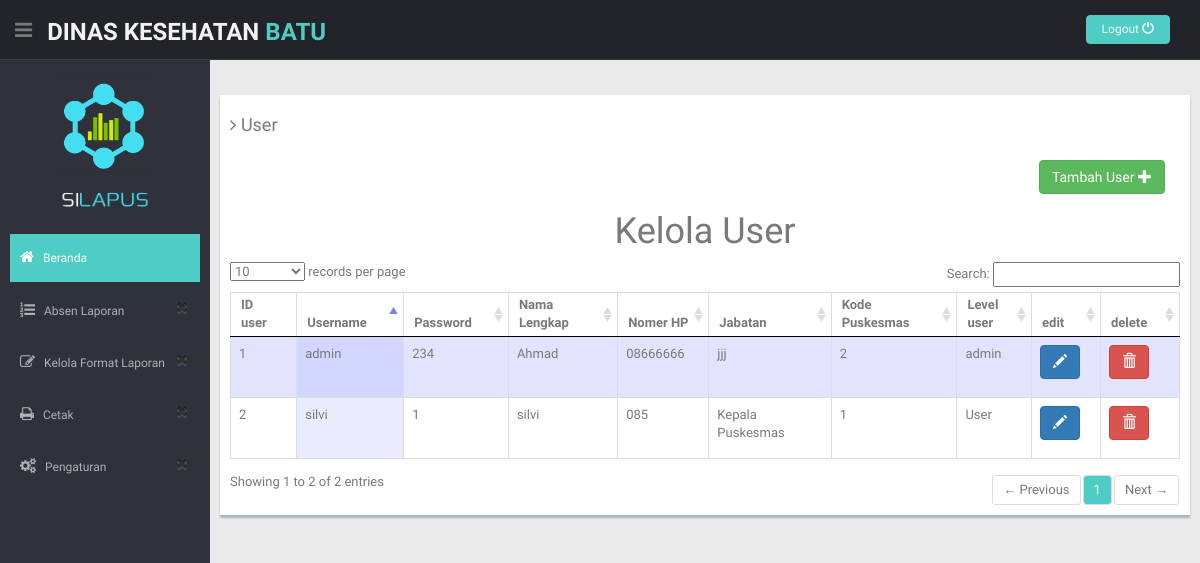
/index.php/Login/data, run on an earlier commit of the app's database.
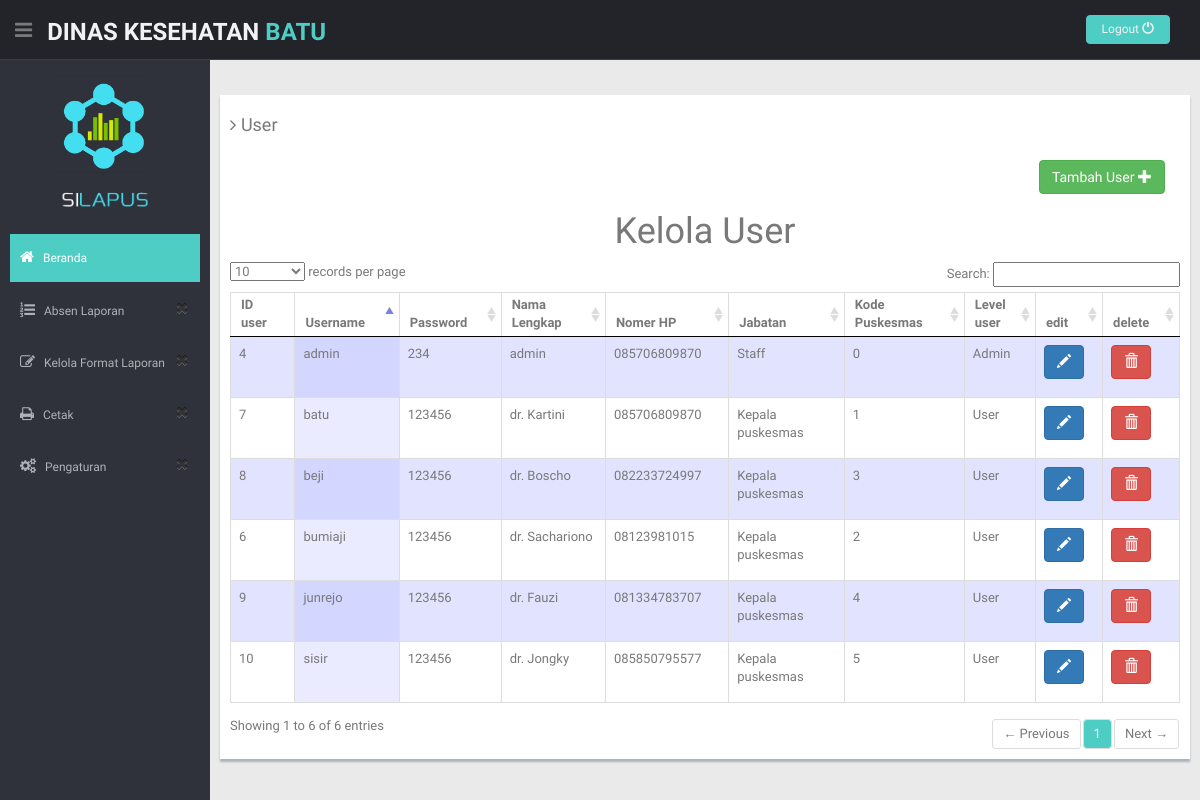
And on a later commit of the database.
### tables this page shows
CREATE TABLE `user` (
  `idUser` int(11) NOT NULL,
  `username` varchar(50) NOT NULL,
  `password` varchar(50) NOT NULL,
  `nama` varchar(100) NOT NULL,
  `noHp` varchar(15) NOT NULL,
  `idPuskesmas` int(10) DEFAULT NULL,
  `level` varchar(15) NOT NULL,
  `jabatan` varchar(50) NOT NULL
);

### application/controllers/Login.php (called while the page is built, shortened)
<?php
class Login extends CI_Controller {
	public function __construct()
	{
		$this->load->library('form_validation');
		$this->load->model('UserModel');
		$this->load->model('PuskesmasModel');
	}
	public function data()
	{
		$data['user_object']=$this->UserModel->getUserQueryObject();
		$data['puskesmas_object']=$this->PuskesmasModel->getDataPuskesmas();
		$this->load->view('header');
		 $this->load->view('user_list', $data);
	}
	}

### index.php (called while the page is built, shortened)
<?php
require_once BASEPATH.'core/CodeIgniter.php';

### application/models/UserModel.php (called while the page is built, shortened)
<?php
class UserModel extends CI_Model {
    public function getUserQueryObject(){
        $query=$this->db->query('SELECT * FROM user');
        return $query->result();
    }
  }
?>

### application/views/user_list.php (the view, shortened to what this page needs)
   <section id="main-content">
        <div class="col-lg-12">
      <section class="wrapper">
        <div class="row">
          <div class="row mt">
            <div class="form-panel" >
              <h4 class="mb"><i class="fa fa-angle-right"></i> User</h4>
                <div class="form-group">
                <div class="col-sm-12" align="right">
                <a href="<?php echo site_url()?>/login/tambahUser"><button type="submit" class="btn btn-success">Tambah User  <span class="glyphicon glyphicon-plus"></button></a>
                           <br><br>
                  </div>
                </div>
                 <center><h1>Kelola User</h1> </center>
              <table cellpadding="0" cellspacing="0" border="0" class="display table table-bordered" id="hidden-table-info">
                <thead>
                  <tr>
                   <th>ID user</th>
                    <th>Username</th>
                    <th>Password</th>
                    <th>Nama Lengkap</th>
                    <th>Nomer HP</th>
                    <th>Jabatan</th>
                    <th>Kode Puskesmas</th>
                    <th>Level user</th>
                    <th>edit</th>
                    <th>delete</th>
                  </tr>
                </thead>
                <tbody>
                 <?php foreach ($user_object as $key){ ?>
                  <tr>
                      <td><?php echo $key->idUser ?></td>
                      <td><?php echo $key->username ?></td>
                      <td><?php echo $key->password ?></td>
                      <td><?php echo $key->nama ?></td>
                      <td><?php echo $key->noHp ?></td>
                      <td><?php echo $key->jabatan ?></td>
                      <td><?php echo $key->idPuskesmas ?></td>
                      <td><?php echo $key->level ?></td>
                         <td>
                         <a href="javascript:void(0);" onclick="showmodal('<?php echo $key->idUser ?>','<?php echo $key->username ?>','<?php echo $key->password ?>','<?php echo $key->nama ?>','<?php echo $key->noHp ?>','<?php echo $key->jabatan?>','<?php echo $key->idPuskesmas ?>','<?php echo $key->level ?>')" data-toggle="modal" data-target="#myModalEdit">
                         <button class="btn btn-primary" title="edit data user">
                         <span class="glyphicon glyphicon-pencil"></span>
                         </button>
                         </a>
                         </td>
                         <td>
                        <a href="<?php echo site_url()?>/Login/Delete/<?php echo $key->idUser ?>" onclick="return confirm('Are you sure to delete this data permanently?');"><p data-placement="top" title="Delete"><button class="btn btn-danger" data-title="Delete" data-toggle="modal" data-target="#delete" title="hapus user"><span class="glyphicon glyphicon-trash"></span></button></p></a></td>
                        </tr>
                  <?php } ?>
                </tbody>
              </table>
            </div>
          </div>
        </div>
      </section>
    </section>
</body>
</html>

### application/views/header.php (shortened to what this page needs)
<!DOCTYPE html>
<html lang="en">
<head>
  <link href="<?php echo base_url()?>/assets/lib/bootstrap/css/bootstrap.min.css" rel="stylesheet">
  <link href="<?php echo base_url()?>/assets/lib/font-awesome/css/font-awesome.css" rel="stylesheet" />
   <link href="<?php echo base_url()?>/assets/lib/advanced-datatable/css/demo_page.css" rel="stylesheet" />
  <link href="<?php echo base_url()?>/assets/lib/advanced-datatable/css/demo_table.css" rel="stylesheet" />
  <link rel="stylesheet" href="<?php echo base_url()?>/assets/lib/advanced-datatable/css/DT_bootstrap.css" />
  <link rel="stylesheet" type="text/css" href="<?php echo base_url()?>/assets/css/zabuto_calendar.css">
  <link rel="stylesheet" type="text/css" href="<?php echo base_url()?>/assets/lib/gritter/css/jquery.gritter.css" />
  <link href="<?php echo base_url()?>/assets/css/style.css" rel="stylesheet">
  <link href="<?php echo base_url()?>/assets/css/style-responsive.css" rel="stylesheet">
</head>
<body>
  <section id="container">
    <header class="header black-bg">
      <div class="sidebar-toggle-box">
        <div class="fa fa-bars tooltips" data-placement="right" data-original-title="Min/Max Navigation"></div>
      </div>
      <a href=<?php echo site_url('Welcome/');?> class="logo"><b>DINAS KESEHATAN<span> BATU</span></b></a>
      <div class="top-menu">
        <ul class="nav pull-right top-menu">
          <li><a class="logout" href=<?php echo site_url('login/logout');?>>Logout  <span class="glyphicon glyphicon-off"></span></a></li>
        </ul>
      </div>
    </header>
    <aside>
      <div id="sidebar" class="nav-collapse ">
        <ul class="sidebar-menu" id="nav-accordion">
          <p class="centered"><img src="<?php echo base_url()?>/assets/img/logosilapus.png" class="img-rectangle" width="100"></a></p>
           <p class="centered"><img src="<?php echo base_url()?>/assets/img/tulisansilapus.png" class="img-rectangle" width="90"></a></p>
          <li class="mt">
            <a class="active" href=<?php echo site_url('Welcome/');?>>
              <i class="fa fa-home"></i>
              <span>Beranda</span>
          </li>
          <li class="sub-menu">
            <a href="javascript:;">
              <i class="fa fa-list-ol"></i>
              <span>Absen Laporan</span>
              </a>
          </li>
         <li class="sub-menu">
            <a href="javascript:;">
              <i class="fa fa-edit"></i>
              <span>Kelola Format Laporan</span>
              </a>
          </li>
          <li class="sub-menu">
            <a href="javascript:;">
              <i class="fa fa-print"></i>
              <span>Cetak</span>
              </a>
          </li>
          <li class="sub-menu">
            <a href="javascript:;">
              <i class="fa fa-cogs"></i>
              <span>Pengaturan</span>
              </a>
          </li>
        </ul>
      </div>
    </aside>
    </section>
        </body>
        </html>

### assets/css/style.css (style rules this page uses)
body { color: #797979; background: #eaeaea; font-family: 'Ruda', sans-serif; padding: 0px !important; margin: 0px !important; font-size:13px; }
ul li { list-style: none; }
a, a:hover, a:focus { text-decoration: none; outline: none; }
#container { width: 100%; height: 100%; }
.centered { text-align: center; }
.mt { margin-top: 25px; }
.mb { margin-bottom: 25px; }
ul.top-menu > li > .logout { color: #f2f2f2; font-size: 12px; border-radius: 4px; -webkit-border-radius: 4px; border: 1px solid #64c3c2 !important; padding: 5px 15px; margin-right: 15px; background: #4ECDC4; margin-top: 15px; }
#sidebar { width: 210px; height: 100%; position: fixed; background: #2f323a; }
#sidebar ul li { position: relative; }
ul.sidebar-menu , ul.sidebar-menu li ul.sub { margin: -2px 0 0; padding: 0; }
ul.sidebar-menu { margin-top: 75px; }
ul.sidebar-menu li { margin-bottom: 5px; margin-left:10px; margin-right:10px; }
ul.sidebar-menu li.sub-menu { line-height: 15px; }
ul.sidebar-menu li a span { display: inline-block; }
ul.sidebar-menu li a { color: #aeb2b7; text-decoration: none; display: block; padding: 15px 0 15px 10px; font-size: 12px; outline: none; -webkit-transition: all 0.3s ease; -moz-transition: all 0.3s ease; -o-transition: all 0.3s ease; -ms-transition: all 0.3s ease; transition: all 0.3s ease; }
ul.sidebar-menu li a.active, ul.sidebar-menu li a:hover, ul.sidebar-menu li a:focus { background: #4ECDC4; color: #fff; display: block; -webkit-transition: all 0.3s ease; -moz-transition: all 0.3s ease; -o-transition: all 0.3s ease; -ms-transition: all 0.3s ease; transition: all 0.3s ease; }
ul.sidebar-menu li a i { font-size: 15px; padding-right: 6px; }
ul.sidebar-menu li a.active i { color: #fff; }
#main-content { margin-left: 210px; }
.header, .footer { min-height: 60px; padding: 0 15px; }
.header { position: fixed; left: 0; right: 0; z-index: 1002; }
.black-bg { background: #22242a; border-bottom: 1px solid #393d46; }
.wrapper { display: inline-block; margin-top: 60px; padding-left: 15px; padding-right: 15px; padding-bottom: 15px; padding-top: 0px; width: 100%; }
a.logo { font-size: 24px; color: #f2f2f2; float: left; margin-top: 15px; text-transform: uppercase; }
a.logo b { font-weight: 900; }
a.logo span { color: #4ECDC4; }
#top_menu .nav > li, ul.top-menu > li { float: left; }
ul.top-menu > li > a { color: #666666; font-size: 16px; border-radius: 4px; -webkit-border-radius: 4px; border:1px solid #666666 !important; padding: 2px 6px; margin-right: 15px; }
.sidebar-toggle-box { float: left; padding-right: 15px; margin-top: 20px; }
.sidebar-toggle-box .fa-bars { cursor: pointer; display: inline-block; font-size: 20px; }
.form-panel { background: #ffffff; margin: 10px; padding: 10px; padding-bottom: 50px; box-shadow: 0px 3px 2px #aab2bd; text-align: left; }

What changed in the data, as far as the page shows it:
removed user: idUser "1", username "admin", password "234", nama "Ahmad", noHp "08666666", jabatan "jjj", idPuskesmas "2", level "admin"
removed user: idUser "2", username "silvi", password "1", nama "silvi", noHp "085", jabatan "Kepala Puskesmas", idPuskesmas "1", level "User"
added user: idUser "4", username "admin", password "234", nama "admin", noHp "085706809870", jabatan "Staff", idPuskesmas "0", level "Admin"
added user: idUser "6", username "bumiaji", password "123456", nama "dr. Sachariono", noHp "08123981015", jabatan "Kepala puskesmas", idPuskesmas "2", level "User"
added user: idUser "7", username "batu", password "123456", nama "dr. Kartini", noHp "085706809870", jabatan "Kepala puskesmas", idPuskesmas "1", level "User"
added user: idUser "8", username "beji", password "123456", nama "dr. Boscho", noHp "082233724997", jabatan "Kepala puskesmas", idPuskesmas "3", level "User"
added user: idUser "9", username "junrejo", password "123456", nama "dr. Fauzi", noHp "081334783707", jabatan "Kepala puskesmas", idPuskesmas "4", level "User"
added user: idUser "10", username "sisir", password "123456", nama "dr. Jongky", noHp "085850795577", jabatan "Kepala puskesmas", idPuskesmas "5", level "User"
Also different on the page:
text written by a page script: "records per page Search: Showing 1 to 2 of 2 entries ← Previous 1 Next →" → "records per page Search: Showing 1 to 6 of 6 entries ← Previous 1 Next →"
